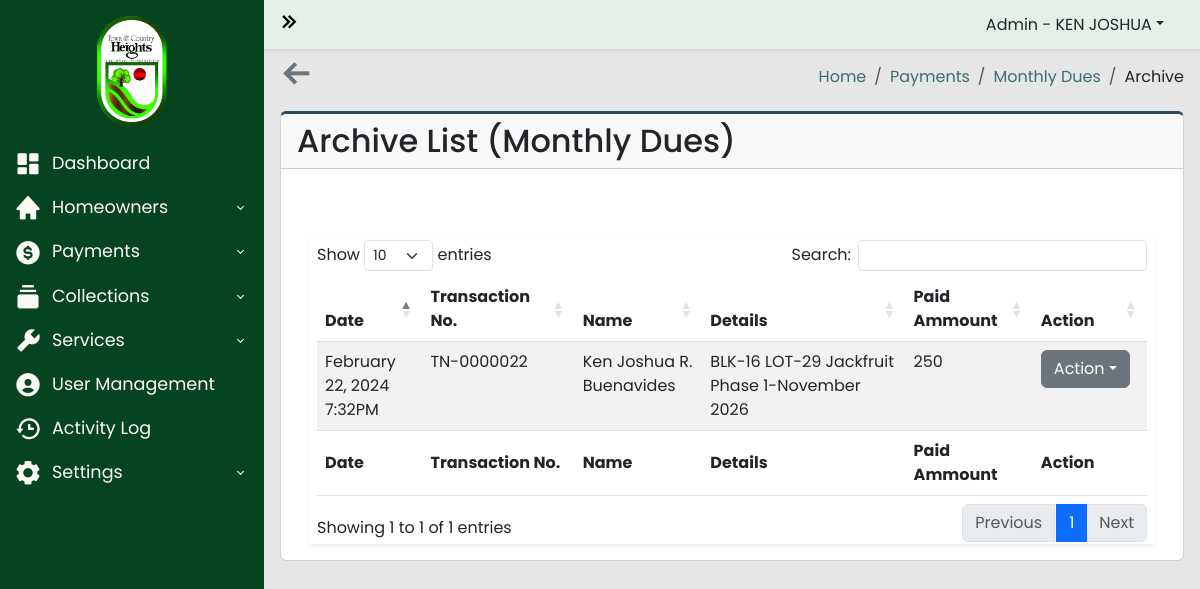
/archive/archive_list_monthly_dues.php (signed in), run on an earlier commit of the app's database.
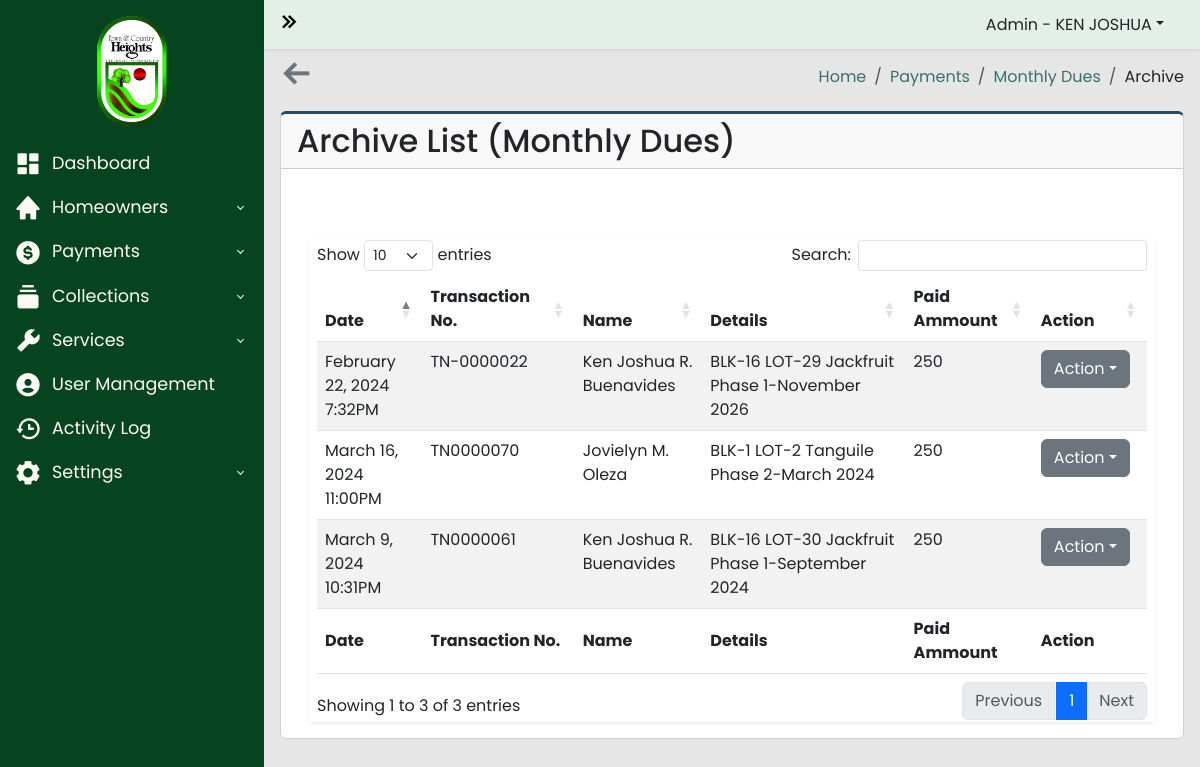
And on a later commit of the database.
### tables this page shows
CREATE TABLE `payments_list` (
  `id` int(100) NOT NULL,
  `transaction_number` varchar(250) NOT NULL,
  `homeowners_id` int(100) NOT NULL,
  `property_id` int(100) NOT NULL,
  `collection_id` int(255) NOT NULL,
  `collection_fee_id` int(100) NOT NULL,
  `date_created` datetime NOT NULL,
  `paid` varchar(100) NOT NULL,
  `balance` varchar(100) NOT NULL,
  `remarks` varchar(255) NOT NULL,
  `paid_by` varchar(255) NOT NULL,
  `quantity` varchar(255) NOT NULL,
  `admin` varchar(255) NOT NULL,
  `archive` varchar(255) DEFAULT 'ACTIVE'
);

CREATE TABLE `homeowners_users` (
  `id` int(100) NOT NULL,
  `account_number` varchar(100) NOT NULL,
  `username` varchar(100) NOT NULL,
  `password` varchar(100) NOT NULL,
  `firstname` varchar(100) NOT NULL,
  `lastname` varchar(100) NOT NULL,
  `middle_initial` varchar(100) NOT NULL,
  `email` varchar(100) NOT NULL,
  `phone_number` varchar(100) NOT NULL,
  `blk` varchar(100) NOT NULL,
  `lot` varchar(100) NOT NULL,
  `street` varchar(100) NOT NULL,
  `phase` varchar(100) NOT NULL,
  `status` varchar(100) NOT NULL,
  `position` varchar(255) NOT NULL,
  `date_created` datetime NOT NULL,
  `archive` varchar(255) NOT NULL DEFAULT 'ACTIVE',
  `token` varchar(255) NOT NULL
);

CREATE TABLE `property_list` (
  `id` int(100) NOT NULL,
  `homeowners_id` int(100) NOT NULL,
  `blk` varchar(100) NOT NULL,
  `lot` varchar(100) NOT NULL,
  `phase` varchar(100) NOT NULL,
  `street` varchar(100) NOT NULL,
  `tenant` int(100) DEFAULT NULL,
  `archive` varchar(255) NOT NULL DEFAULT 'ACTIVE'
);

CREATE TABLE `collection_list` (
  `id` int(255) NOT NULL,
  `property_id` int(200) NOT NULL,
  `owners_id` int(255) NOT NULL,
  `collection_fee_id` int(250) NOT NULL,
  `date_created` datetime NOT NULL,
  `balance` varchar(200) NOT NULL,
  `date_paid` datetime NOT NULL,
  `status` varchar(200) NOT NULL,
  `month` varchar(200) NOT NULL,
  `month_int` varchar(100) NOT NULL,
  `year` varchar(200) NOT NULL,
  `email_status` varchar(100) NOT NULL DEFAULT 'NOT SENT',
  `archive` varchar(255) NOT NULL DEFAULT 'ACTIVE'
);

### archive/archive_list_monthly_dues.php (the view, shortened to what the changed rows need)
<?php
require_once("../includes/header.php");
?>
<?php
$server = new Server;
$server->adminAuthentication();
?>
<body>
  <div class="wrapper">
    <div class="main">
      <main class="content px-3 py-2">
        <div class="card card-border">
          <div class="card-header">
            <h2>Archive List (Monthly Dues)</h2>
          </div>
          <div class="card-body">
            <div class="container-fluid">
              <section class="main-content">
                <div class="row">
                  <div class="col-xs-12">
                    <div class="box">
                      <div class="body-box shadow-sm">
                        <div class="table-responsive mx-2">
                          <table id="archiveMonthlyDuesTable" class="table table-striped" style="width:100%">
                            <thead>
                              <tr>
                                <th width="10%">Date</th>
                                <th width="10%">Transaction No.</th>
                                <th width="10%">Name</th>
                                <th width="20%">Details</th>
                                <th width="5%">Paid Ammount</th>
                                <th scope="col" width="5%">Action</th>
                              </tr>
                            </thead>
                            <tbody>
                              <?php
                              $monthly_dues_num = "C007";
                              $INACTIVE = "INACTIVE";
                              $query = "SELECT
                           payments_list.transaction_number,
                           payments_list.id as payment_id,
                           payments_list.date_created as date_paid,
                           payments_list.collection_fee_id,
                           payments_list.paid,
                           homeowners_users.firstname,
                           homeowners_users.middle_initial,
                           homeowners_users.lastname,
                           property_list.blk as property_blk,
                           property_list.lot as property_lot,
                           property_list.street as property_street,
                           property_list.phase as property_phase,
                           collection_list.month as collection_month,
                           collection_list.year as collection_year,
                           collection_list.id as collection_id
                           FROM payments_list
                           INNER JOIN homeowners_users ON payments_list.homeowners_id = homeowners_users.id
                           INNER JOIN property_list ON payments_list.property_id = property_list.id
                           INNER JOIN collection_list ON payments_list.collection_id = collection_list.id
                           INNER JOIN collection_fee ON payments_list.collection_fee_id = collection_fee.id
                           WHERE collection_fee.collection_fee_number = :monthly_dues_num AND payments_list.archive = :INACTIVE
                           ";
                              $data = ["monthly_dues_num" => $monthly_dues_num, "INACTIVE" => $INACTIVE];
                              $connection = $server->openConn();
                              $stmt = $connection->prepare($query);
                              $stmt->execute($data);
                              if ($stmt->rowCount() > 0) {
                                while ($result = $stmt->fetch()) {
                                  $date_paid = $result['date_paid'];
                                  $transaction_number = $result['transaction_number'];
                                  $firstname = $result['firstname'];
                                  $middle_initial = $result['middle_initial'];
                                  $lastname = $result['lastname'];
                                  $blk = $result['property_blk'];
                                  $lot = $result['property_lot'];
                                  $street = $result['property_street'];
                                  $phase = $result['property_phase'];
                                  $collection_month = $result['collection_month'];
                                  $collection_year = $result['collection_year'];
                                  $paid_amount = $result['paid'];
                              ?>
                                  <tr>
                                    <td><?php echo date("F j, Y g:iA", strtotime($date_paid)); ?></td>
                                    <td><?php echo $transaction_number; ?></td>
                                    <td><?php echo $firstname . " " . $middle_initial . " " . $lastname; ?></td>
                                    <td><?php echo "BLK-" . $blk . " LOT-" . $lot . " " . $street . " " . $phase . "-" . $collection_month . " " . $collection_year; ?></td>
                                    <td><?php echo $paid_amount; ?></td>
                                    <td>
                                      <div class="dropdown">
                                        <a href="#" class="btn btn-secondary dropdown-toggle" data-bs-toggle="dropdown">Action</a>
                                      </div>
                                    </td>
                                  </tr>
                              <?php
                                }
                              }
                              ?>
                            </tbody>
                            <tfoot>
                              <tr>
                                <th width="10%">Date</th>
                                <th width="10%">Transaction No.</th>
                                <th width="10%">Name</th>
                                <th width="20%">Details</th>
                                <th width="5%">Paid Ammount</th>
                                <th scope="col" width="5%">Action</th>
                              </tr>
                            </tfoot>
                          </table>
                        </div>
                      </div>
                    </div>
                  </div>
                </div>
              </section>
            </div>
          </div>
        </div>
      </main>
    </div>
  </div>
  <?php
  include("../includes/footer.php");
  ?>

What changed in the data, as far as the page shows it:
added payments_list: date_created "March 9, 2024 10:31PM", transaction_number "TN0000061", homeowners_users.firstname "Ken Joshua", homeowners_users.middle_initial "R.", homeowners_users.lastname "Buenavides", property_list.blk "16", property_list.lot "30", property_list.street "Jackfruit", property_list.phase "Phase 1", collection_list.month "September", collection_list.year "2024", paid "250"
added payments_list: date_created "March 16, 2024 11:00PM", transaction_number "TN0000070", homeowners_users.firstname "Jovielyn", homeowners_users.middle_initial "M.", homeowners_users.lastname "Oleza", property_list.blk "1", property_list.lot "2", property_list.street "Tanguile", property_list.phase "Phase 2", collection_list.month "March", collection_list.year "2024", paid "250"
Also different on the page:
text written by a page script: "Show entries Search: Showing 1 to 1 of 1 entries Previous 1 Next" → "Show entries Search: Showing 1 to 3 of 3 entries Previous 1 Next"
